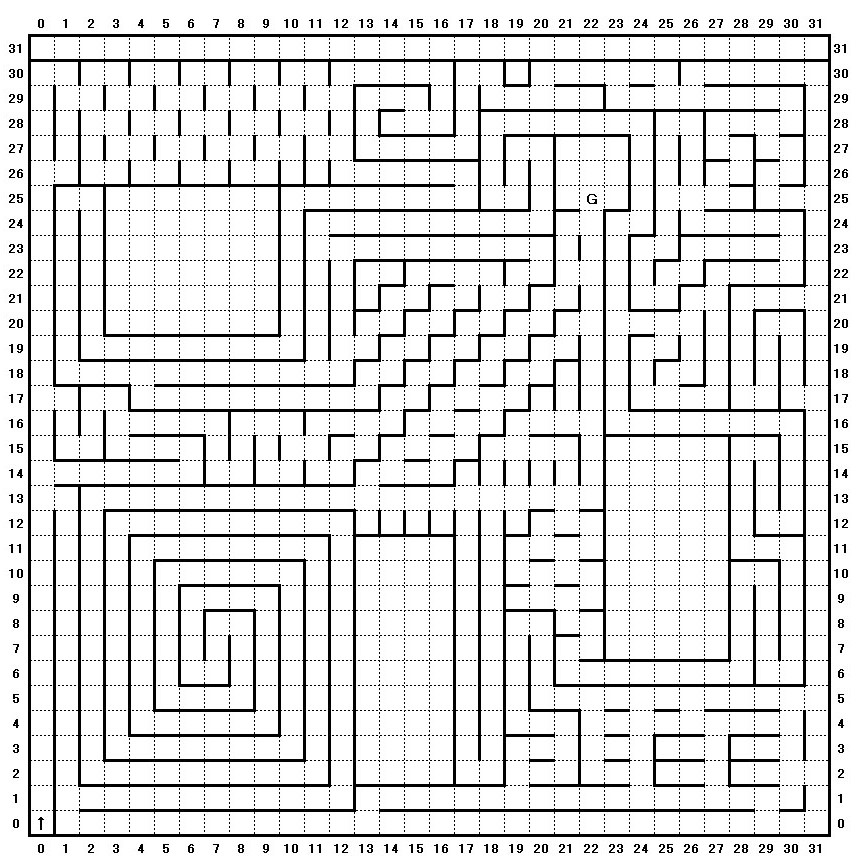
%> input picture matlab/MM2012HX.jpg, 858 x 858 px
$ octave maze_img_parser.m   (GNU Octave 9; MATLAB toolbox functions it lacks are replaced by stand-ins)
%> lines starting %> are read from the running program, lines starting %| are printed output that depends on the picture; in (x1, y1, x2, y2) boxes, pixels count from 0 and x2, y2 are one past the last pixel; in counts of white or black regions, pixels touching at a corner belong together; the program's own positions count from 1
%% 入力
[filename, pathname] = uigetfile({'*.jpg;*.png;*.gif'}, 'Select the Maze Imgae');
%> the answer given: ../../matlab/MM2012HX.jpg

%% 二値化＆色反転(壁を1にするため)
original = imread([pathname, filename]);
%> original is the input picture: size 858x858x3 uint8; min 0, max 255, mean 223.2
bw = imbinarize(rgb2gray(original));
%> bw: size 858x858 logical; 87.8% white; 6057 black regions (5780 under 20 px), largest, box (x1, y1, x2, y2) and area: (79, 132, 808, 814) 14850, (28, 34, 831, 837) 14461, (54, 132, 782, 788) 14261
bw = imcomplement(bw);
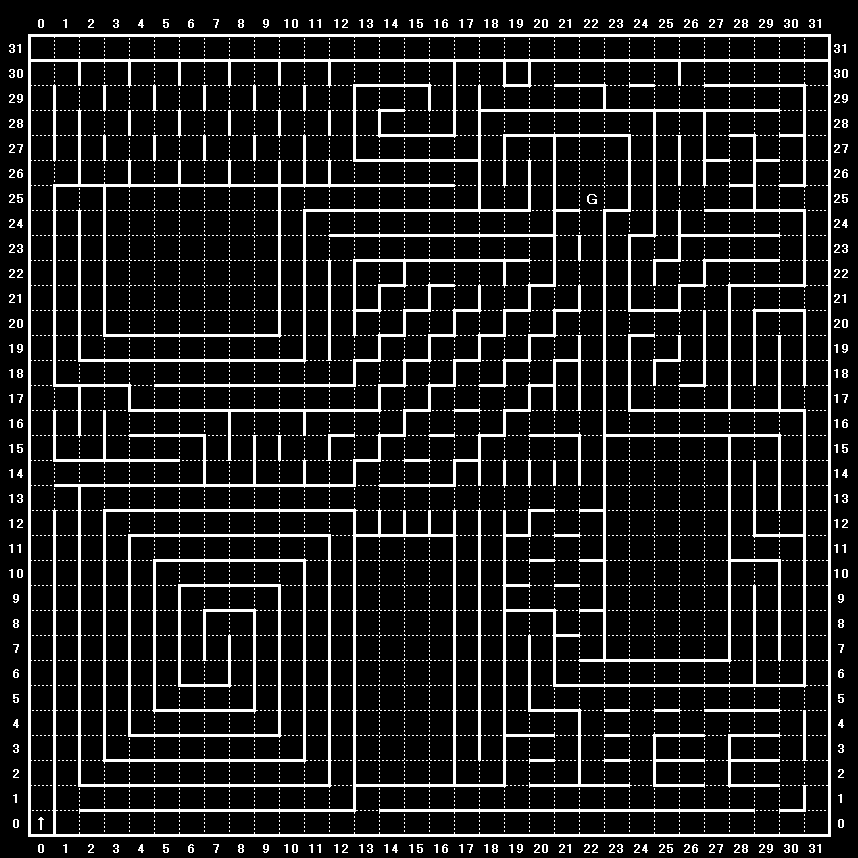
%> bw: size 858x858 logical; 12.2% white; 6057 white regions (5780 under 20 px), largest, box (x1, y1, x2, y2) and area: (79, 132, 808, 814) 14850, (28, 34, 831, 837) 14461, (54, 132, 782, 788) 14261
imshow(bw);

%% 迷路の輪郭を抽出
colsum = sum(bw);
%> colsum = 858 values, max 803 at index 29, min 0 at index 1, mean 104.9
rowsum = sum(bw, 2);
%> rowsum = 858 values, max 803 at index 35, min 0 at index 1, mean 104.9
[wM, we] = max(colsum(1:end / 2));
%> wM = 803; we = 29
[eM, ee] = max(colsum(end / 2:end));
%> eM = 803; ee = 401
[nM, ne] = max(rowsum(1:end / 2));
%> nM = 803; ne = 35
[sM, se] = max(rowsum(end / 2:end));
%> sM = 803; se = 407
trim = bw(ne - 1:(se + size(rowsum, 1) / 2) + 1, we - 1:(ee + size(colsum, 2) / 2) + 1);
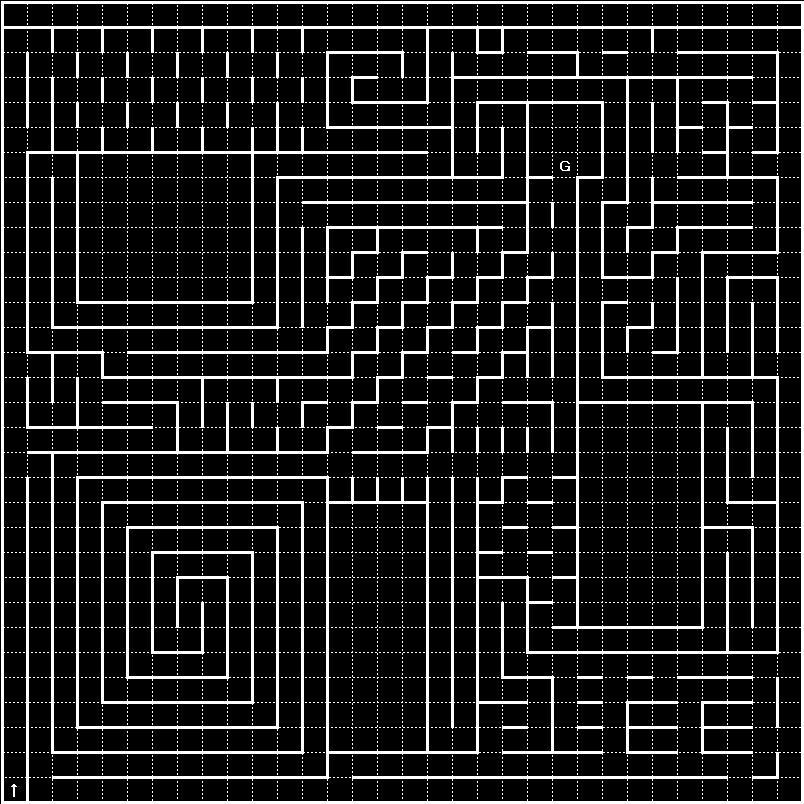
%> trim: size 804x804 logical; 13% white; 5841 white regions (5780 under 20 px), largest, box (x1, y1, x2, y2) and area: (52, 99, 781, 781) 14850, (1, 1, 804, 804) 14461, (27, 99, 755, 755) 14261
trim = imresize(trim, [1600 1600]);
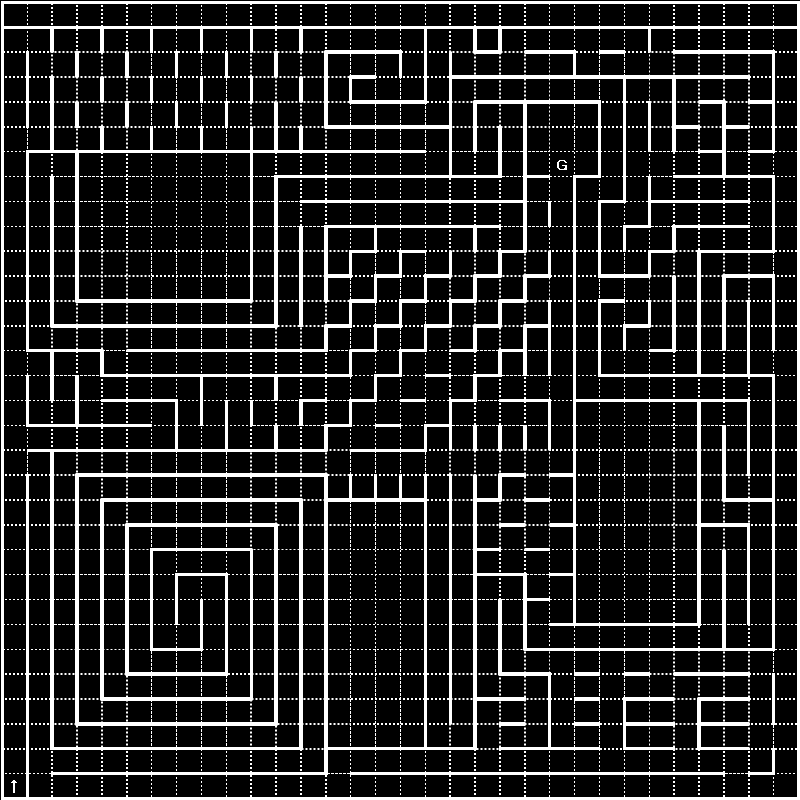
%> trim: size 1600x1600 logical (shown at 1/2 size); 12.7% white; 5841 white regions (5780 under 20 px), largest, box (x1, y1, x2, y2) and area: (103, 197, 1554, 1554) 57883, (2, 2, 1600, 1600) 57352, (54, 197, 1502, 1502) 54437

%% ノイズの除去と壁の膨張
trim = imopen(trim, ones(9)); % 白点線を除去
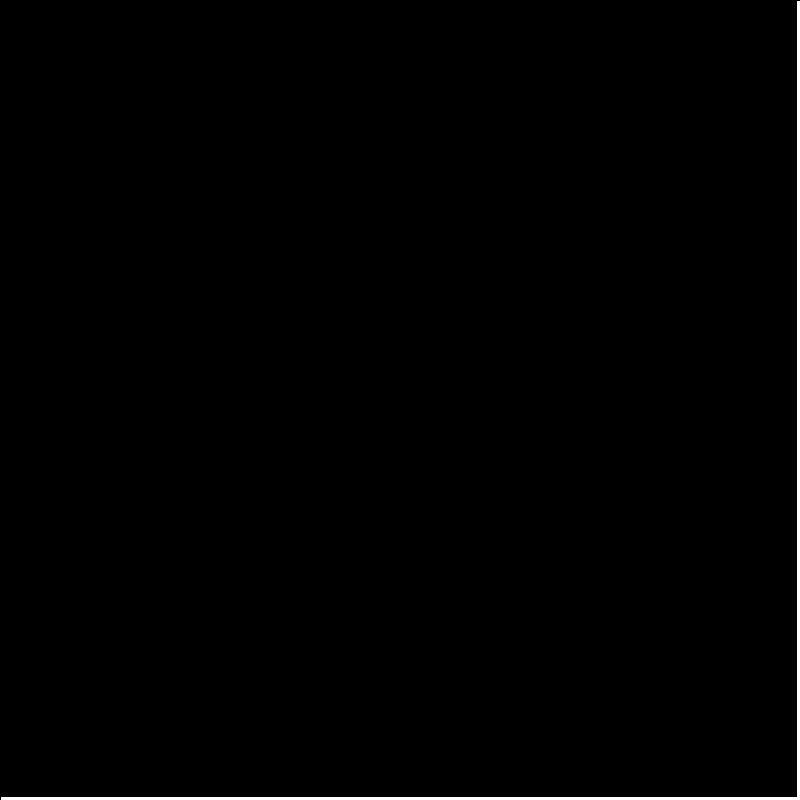
%> trim: size 1600x1600 logical (shown at 1/2 size); 0.75% white; 1 white region, box (x1, y1, x2, y2) and area: (2, 2, 1600, 1600) 19140
trim = imdilate(trim, ones(12)); % 白線を太くする
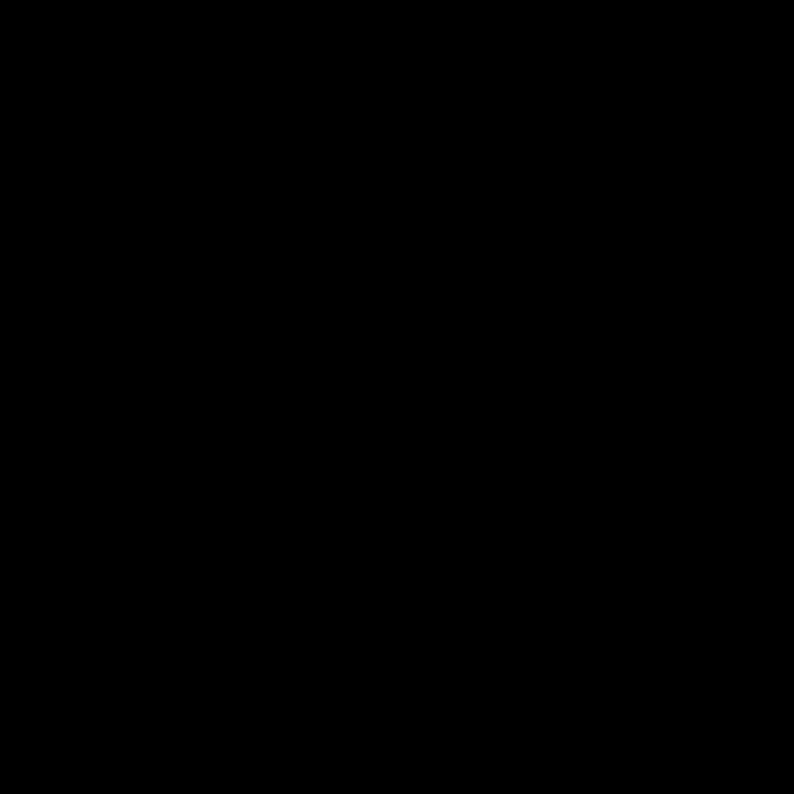
%> trim: size 1600x1600 logical (shown at 1/2 size); 1.4% white; 1 white region, box (x1, y1, x2, y2) and area: (0, 0, 1600, 1600) 35079
imshow(trim);

%% 迷路サイズを検出
trimsum = sum(trim);
%> trimsum = 1600 values from 11 to 1600
trimsum = trimsum < sum(trimsum) / length(trimsum);
%> trimsum = 1600 logical values, 1589 true
maze_size = sum(([trimsum 0] - [0 trimsum]) > 0);
%> maze_size = 1
msgbox(sprintf('迷路サイズは %d です', maze_size)); % 迷路サイズの表示

%% 壁の抽出
segsize = size(trim) / maze_size;
%> segsize = [1600 1600]
vwall = trim(round(segsize(1) / 2:segsize(1):end), round(1:segsize(2):end - segsize(2) / 3));
%> vwall = false
hwall = trim(round(1:segsize(1):end - segsize(1) / 3), round(segsize(2) / 2:segsize(2):end));
%> hwall = false
vwall = [vwall, ones(maze_size, 1)];
hwall = [hwall; ones(1, maze_size)];

%% 壁の合成
wall = 1 * vwall(:, 2:end); % 東 0 bit
%> wall = 1
wall = wall + 2 * hwall(1:end - 1, :); % 北 1 bit
wall = wall + 4 * vwall(:, 1:end - 1); % 西 2 bit
wall = wall + 8 * hwall(2:end, :); % 南 3 bit
%> wall = 9

%% ファイルに保存
output = reshape(sprintf('%x', wall), maze_size, maze_size);
%> output = '9'
output = ['"'* ones(maze_size, 1) output '",'.* ones(maze_size, 1)];
output_dir = 'output';
new_filename = sprintf('%s/%s.txt', output_dir, filename);
dlmwrite(new_filename, output, 'precision', '%c', 'delimiter', '');

$ run again, on matlab/MM2016rec_HX.jpg
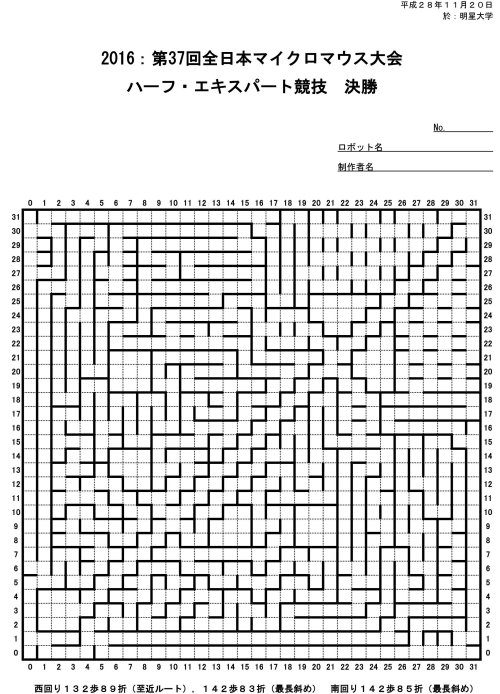
%> input picture matlab/MM2016rec_HX.jpg, 500 x 694 px
%> original is the input picture: size 694x500x3 uint8; min 0, max 255, mean 220.4
%> `bw = imbinarize(rgb2gray(original));`:
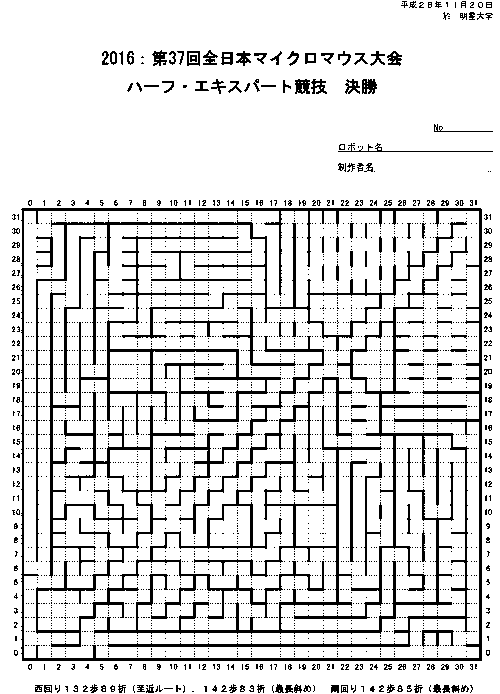
%> bw: size 694x500 logical; 86.1% white; 3058 black regions (2912 under 20 px), largest, box (x1, y1, x2, y2) and area: (21, 208, 482, 661) 6378, (36, 361, 326, 647) 6132, (107, 236, 470, 647) 4885
%> colsum = 500 values, max 462 at index 481, min 0 at index 1, mean 96.36
%> rowsum = 694 values, max 461 at index 210, min 0 at index 1, mean 69.43
%> wM = 453; we = 23
%> eM = 462; ee = 232
%> nM = 461; ne = 210
%> sM = 460; se = 313
%> `trim = imdilate(trim, ones(12));`:
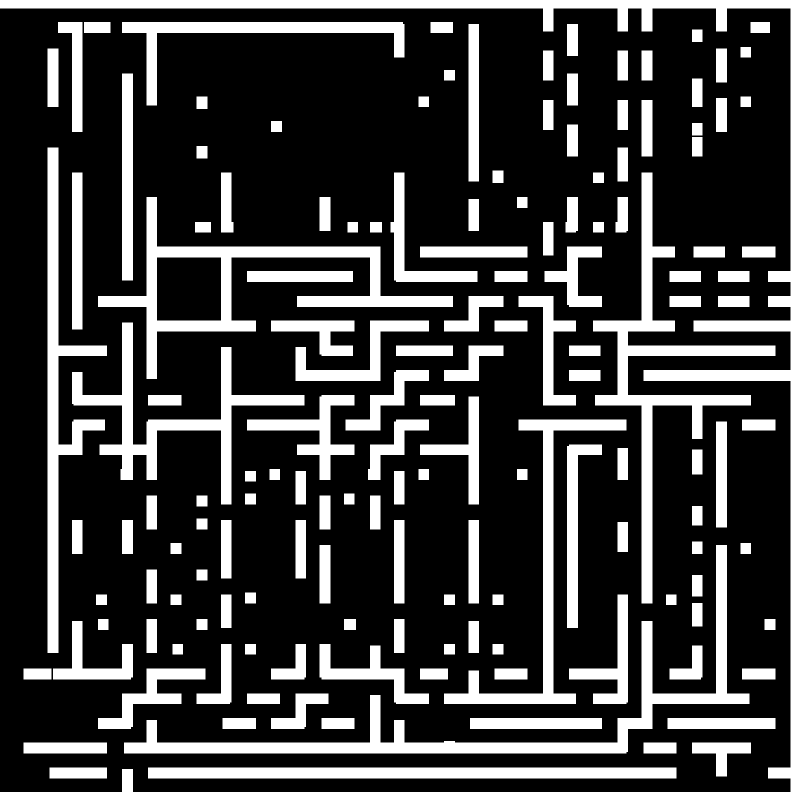
%> trim: size 1600x1600 logical (shown at 1/2 size); 25% white; 152 white regions, largest, box (x1, y1, x2, y2) and area: (0, 0, 1600, 1600) 101247, (248, 1090, 1499, 1507) 43101, (1186, 345, 1551, 1207) 36643
%> `trimsum = sum(trim);`: trimsum = 1600 values, max 1600 at index 1582, min 33 at index 1, mean 400.2
%> `trimsum = trimsum < sum(trimsum) / length(trimsum);`: trimsum = 1600 logical values, 1228 true
%> maze_size = 18
%> segsize = [88.89 88.89]
%> output = 18 items

$ run again, on matlab/2017MC.png
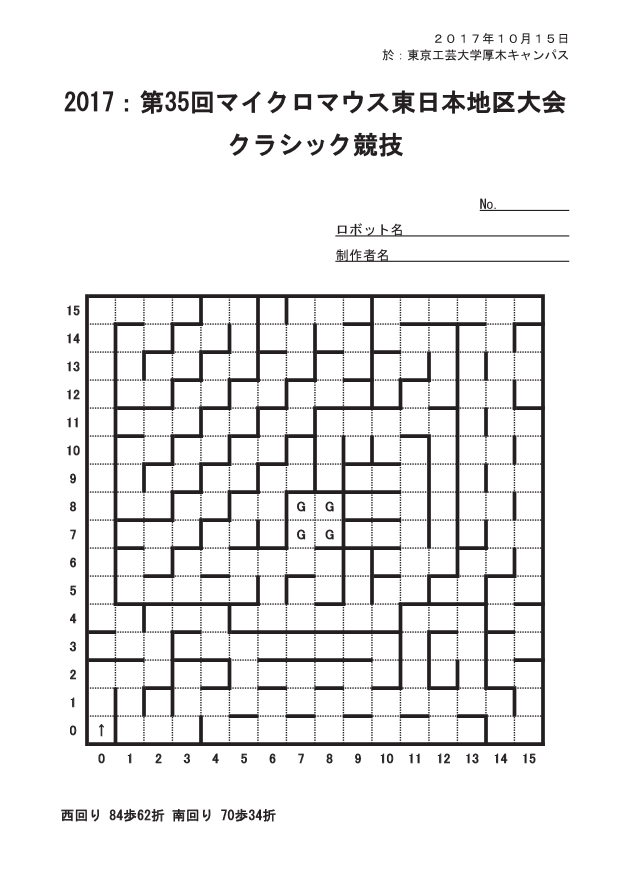
%> input picture matlab/2017MC.png, 1240 x 1754 px (shown at 1/2 size)
%> original is the input picture: size 1754x1240x3 uint8; mean R, G, B 237.5, 237.2, 237.2
%> `bw = imcomplement(bw);`:
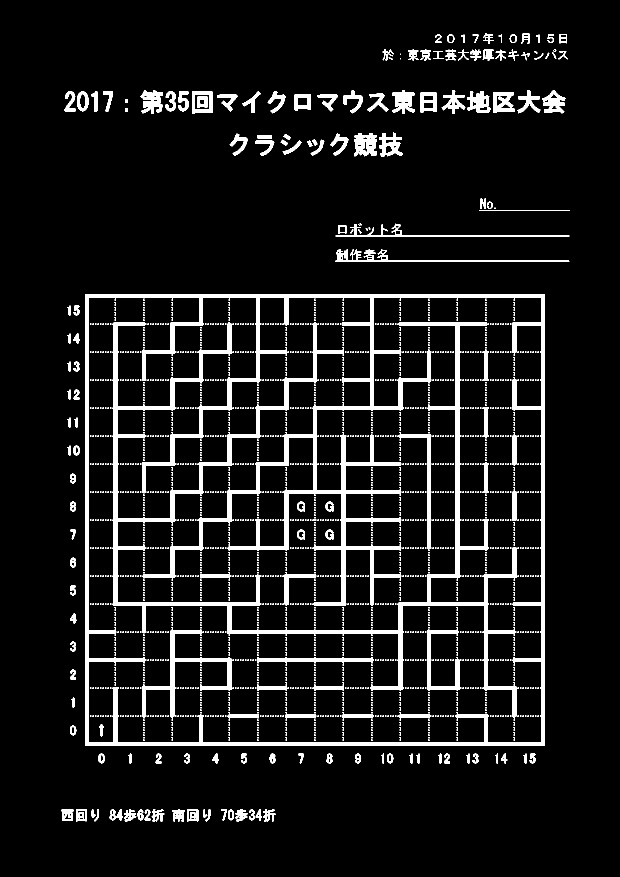
%> bw: size 1754x1240 logical (shown at 1/2 size); 8.4% white; 2672 white regions (2499 under 20 px), largest, box (x1, y1, x2, y2) and area: (170, 588, 1090, 1492) 67851, (225, 644, 1033, 1437) 37285, (284, 1259, 463, 1437) 4585
%> colsum = 1240 values, max 963 at index 172, min 0 at index 1, mean 148.1
%> rowsum = 1754 values, max 920 at index 590, min 0 at index 1, mean 104.7
%> wM = 963; we = 172
%> eM = 932; ee = 471
%> nM = 920; ne = 590
%> sM = 920; se = 609
%> `trim = imdilate(trim, ones(12));`:
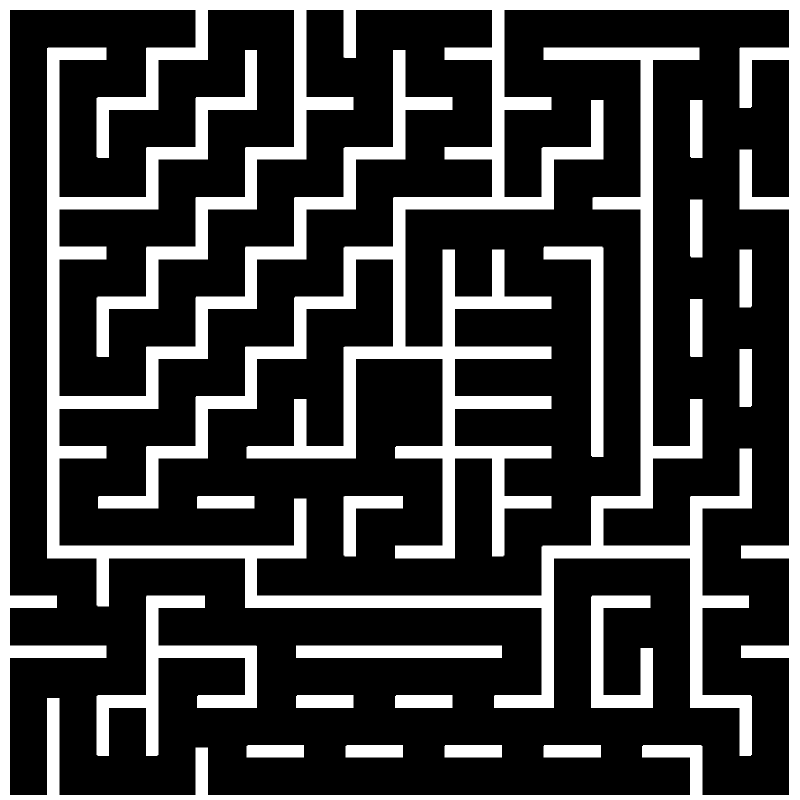
%> trim: size 1600x1600 logical (shown at 1/2 size); 24.6% white; 19 white regions, largest, box (x1, y1, x2, y2) and area: (0, 0, 1600, 1600) 324888, (94, 95, 1504, 1512) 203509, (193, 1191, 514, 1512) 25126
%> `trimsum = sum(trim);`: trimsum = 1600 values, max 1600 at index 1, min 80 at index 21, mean 393.7
%> `trimsum = trimsum < sum(trimsum) / length(trimsum);`: trimsum = 1600 logical values, 1184 true
%> maze_size = 16
%> segsize = [100 100]
%> output = 16 items

$ run again, on matlab/MM2014MMHE.png
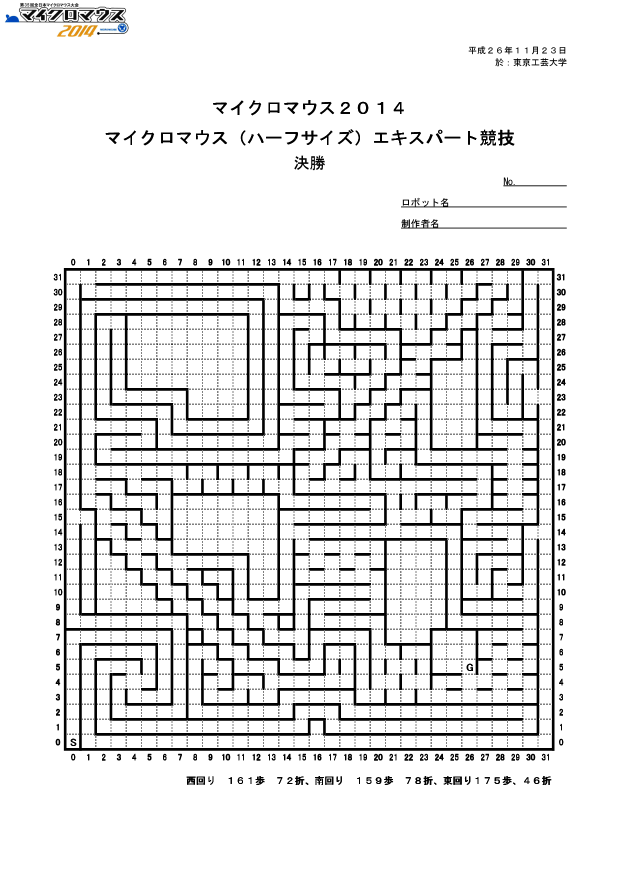
%> input picture matlab/MM2014MMHE.png, 1240 x 1754 px (shown at 1/2 size)
%> original is the input picture: size 1754x1240x3 uint8; mean R, G, B 229.6, 229.6, 229.6
%> `bw = imcomplement(bw);`:
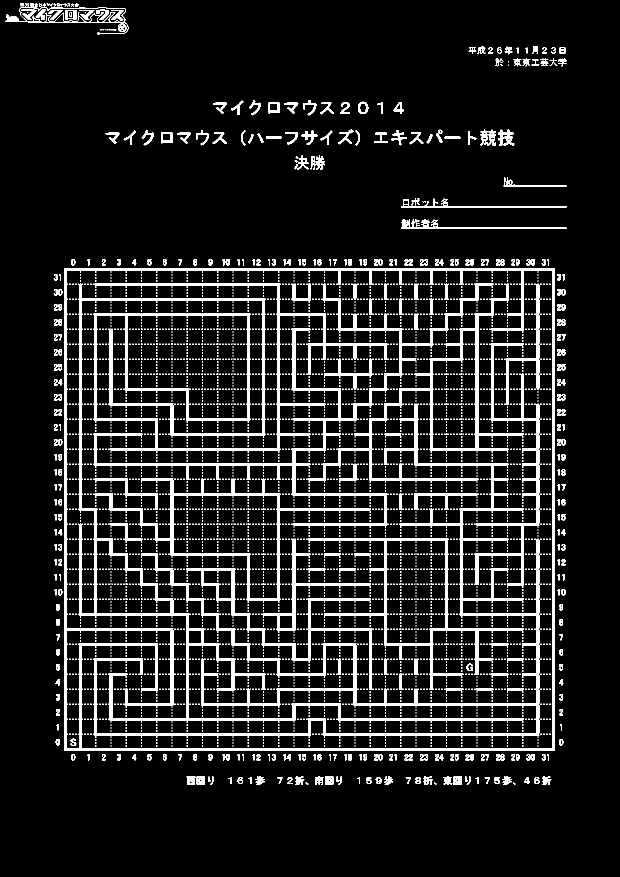
%> bw: size 1754x1240 logical (shown at 1/2 size); 10.4% white; 9304 white regions (8932 under 20 px), largest, box (x1, y1, x2, y2) and area: (128, 536, 1109, 1502) 28882, (189, 807, 1079, 1473) 28670, (158, 568, 1048, 1443) 24057
%> colsum = 1240 values, max 992 at index 131, min 0 at index 1, mean 182.4
%> rowsum = 1754 values, max 981 at index 537, min 0 at index 1, mean 129
%> wM = 992; we = 131
%> eM = 985; ee = 488
%> nM = 981; ne = 537
%> sM = 981; se = 621
%> `trimsum = sum(trim);`: trimsum = 1600 values, max 1600 at index 1, min 28 at index 1558, mean 503.6
%> `trimsum = trimsum < sum(trimsum) / length(trimsum);`: trimsum = 1600 logical values, 1155 true
%> maze_size = 24
%> segsize = [66.67 66.67]
%> `hwall = [hwall; ones(1, maze_size)];`:
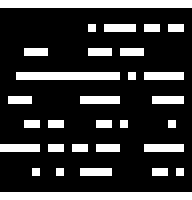
%> hwall: size 25x24 double (shown 8 times larger); values 0 (black) and 1 (white), 21.8% white in thin lines or dots
%> output = 24 items
